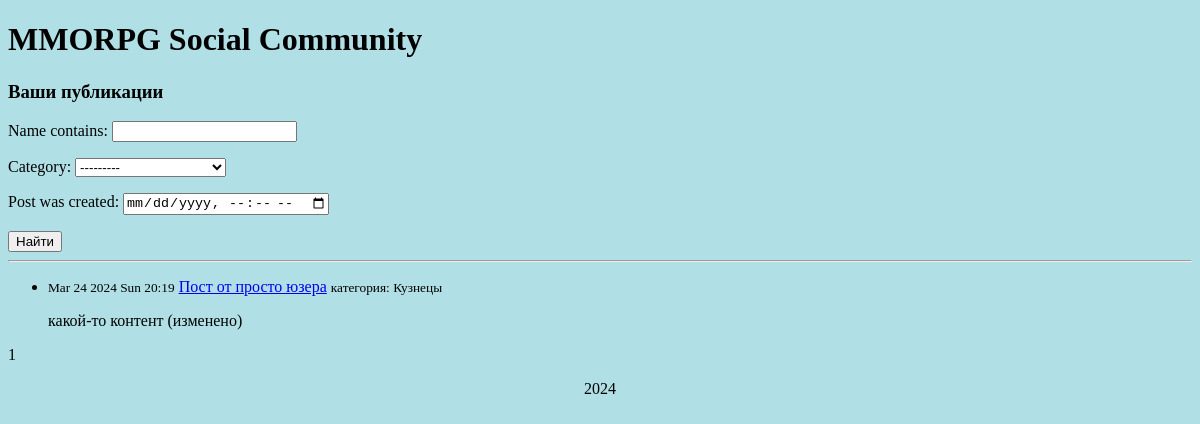
The page /wall/posts_profile/ (signed in) on the database as committed earlier.
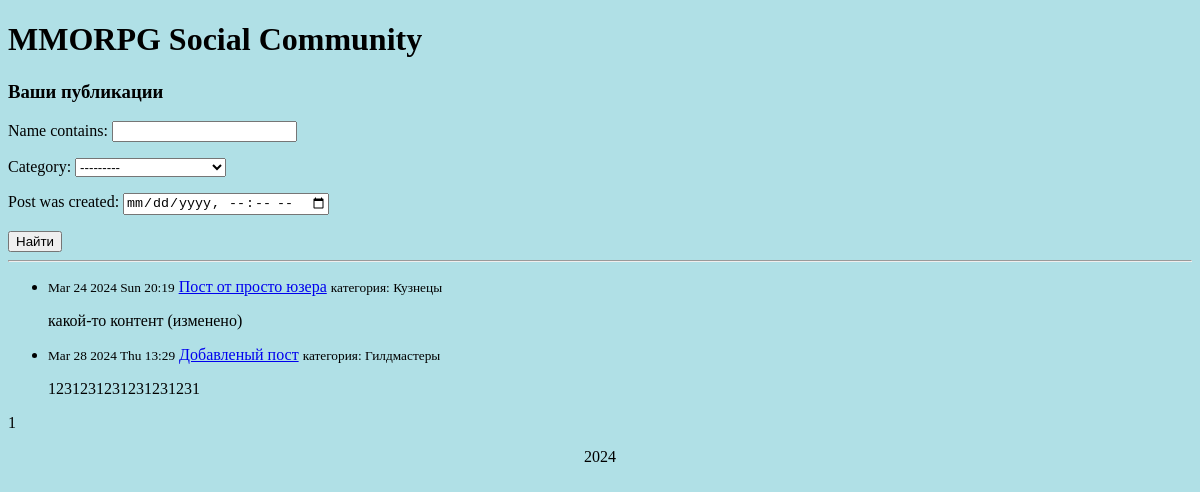
The same page on the database as committed later.
### wall/models.py (models this page shows, shortened)
class Post(models.Model):
    author = models.ForeignKey(settings.AUTH_USER_MODEL, on_delete=models.CASCADE, related_name='author')
    TYPE = [
        ('Tanks', 'Танки'),
        ('Healers', 'Хилы'),
        ('DD', 'ДД'),
        ('Traders', 'Торговцы'),
        ('GM', 'Гилдмастеры'),
        ('QG', 'Квестгиверы'),
        ('Smiths', 'Кузнецы'),
        ('Leatherworkers', 'Кожевники'),
        ('Potions', 'Зельевары'),
        ('Spell', 'Мастера заклинаний')]
    category = models.CharField(max_length=16, choices=TYPE, verbose_name='Category')
    name = models.CharField(max_length=128, help_text='post_name')
    content = RichTextField(config_name='default')
    time_of_creation = models.DateTimeField(auto_now_add=True)
    update_time = models.DateTimeField(auto_now=True)

### wall/views.py (the view)
# urls.py: path('posts_profile/', UserPostList.as_view(), name='user_posts'),
class UserPostList(ListView, LoginRequiredMixin):
    model = Post
    ordering = '-time_of_creation'
    template_name = 'wall/user_post_list.html'
    context_object_name = 'user_posts'
    paginate_by = 10
    def get_queryset(self):
        queryset = Post.objects.filter(author=self.request.user)
        self.filterset = PostFilter(self.request.GET, queryset)
        return self.filterset.qs
    def get_context_data(self, **kwargs):
        context = super().get_context_data(**kwargs)
        context['filterset'] = self.filterset
        return context

### templates/wall/user_post_list.html (shortened to what this page needs)
{% extends 'flatpages/default.html' %}
{% block content %}
<h1>MMORPG Social Community</h1>
<h3>Ваши публикации</h3>
<form action="" method="get">
       {{ filterset.form.as_p }}
       <input type="submit" value="Найти" />
</form>
<hr>
<ul class="list-group list-group-flush">
    {% if user_posts %}
           {% for user_post in user_posts %}
           <li class="list-group-item">
               <small class="fw-bold">{{ user_post.time_of_creation|date:'M d Y D H:i' }}</small>
               <a href="{% url 'post_detail' user_post.id%}">{{ user_post.name }}</a>
               <small class="fw-bold">категория:
                   {{ user_post.get_category_display }}
               </small>
               <p>{{ user_post.content|truncatewords:20|safe }}</p>
           </li>
           {% endfor %}
    {% else %}
       <h2>Публикаций нет!</h2>
    {% endif %}
</ul>
   {{ page_obj.number }}
{% endblock content %}

Rows that differ between the two databases and show on the page:
added Post: time_of_creation "Mar 28 2024 Thu 13:29", name "Добавленый пост", category "Гилдмастеры", content "1231231231231231231"
